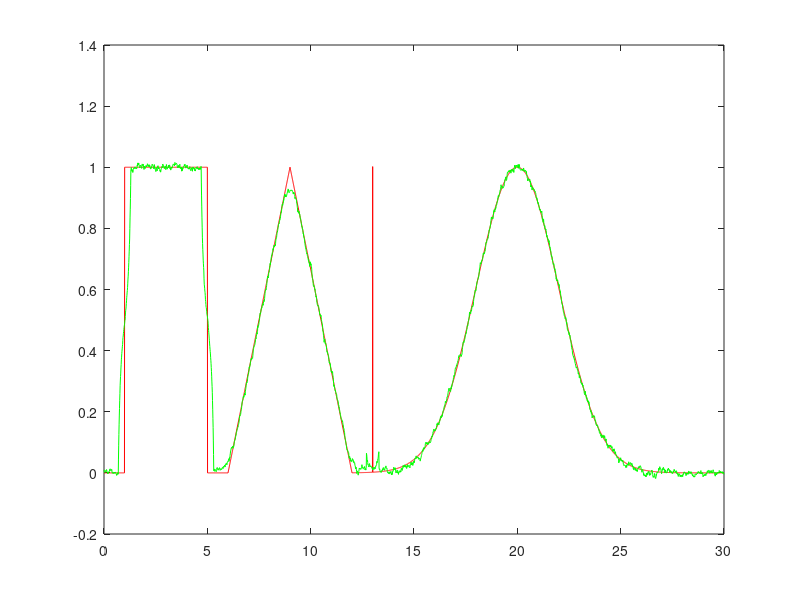

Source code (MATLAB):
close all;clear;clc;
% t=<0,30>s;
% Fs=100;
% x:suma skaldowych
% -prostokatny, sr=3,szer=4,amp=1;
% -trojkatny, wierzch=9s, szer = 6s, amp=1
% -delta diraca: t=13
% -syganl gaussa, sr=20, odch=2,amp=1

Fs=100;
t = 0 : 1/Fs : 30;
% pros = 1 * (abs(t-3)<=2);
% troj = 1-abs((t-9))/3 .* (abs(t-9)<=3);
% diraca= (t==13);
% t = 0 : 1/Fs : 30;
%gauss = 1/(2*sqrt(2*pi())) * exp((-(t - 20).^2)/8);
% gauss= 1*exp(- (t-20) .* (t-20)/8);
x= 1 * (abs(t-3)<=2) + ...
   (1-abs(t-9)/3) .* (abs(t-9)<=3) + ...
   (t==13) + ...
   1*exp(- (t-20) .* (t-20)/8);

N=60;
%filtracja usredniajaca
%filtr jednorodny
%LP = ones(1,N)/N; %filtr poziomy, jak sygnal pionowy to na odwrot


%%%%%filtr gaussowski
%%%STERUJEMY ODCHYLENIEM i N
N2=floor(N/2);
odch=N2/2;
LP=exp((-N2:N2).^2/(2*odch*odch));
LP=LP/sum(LP(:));

%czesto sie mylimy niewiele zaszumianie
xs=x+0.05*randn(size(x));
y = conv(xs, LP, 'same');
plot(t,x,'r',t,y,'g');

%wybrac okno ktore najmniej degenuraja sygnal, i najmniej zaszumione

